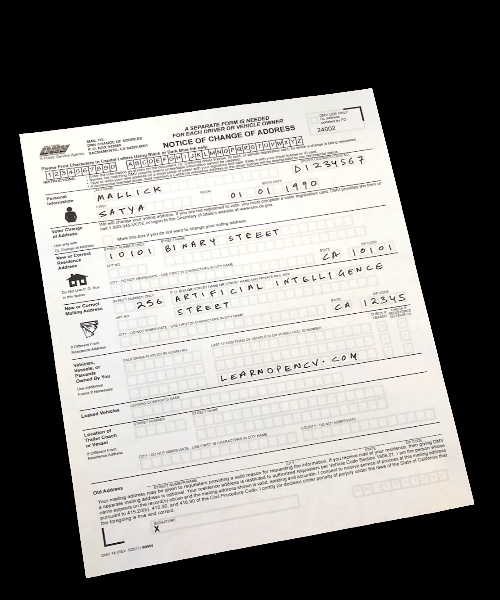
//> input picture result.png, 500 x 600 px
$ ./submission result.png   (built with g++ and OpenCV 4)
//> lines starting //> are read from the running program, lines starting //| are printed output that depends on the picture; after the words box and inside, x2 and y2 are one past the last pixel; in counts of white or black regions, pixels touching at a corner belong together
#include "opencv2/imgcodecs.hpp"
#include "opencv2/highgui.hpp"
#include "opencv2/imgproc.hpp"

#include <iostream>

using namespace std;
using namespace cv;

// Function prototypes
static void help();
static void on_mouse(int event, int x, int y, int flags, void* param);
static void getBinMask(const Mat& comMask, Mat& binMask);

class Interface
{
public:
    enum { NOT_SET = 0, IN_PROCESS = 1, SET = 2 };
    static const int radius = 2;
    static const int thickness = -1;

    void reset();
    void setImageAndWinName(const Mat& _image, const string& _winName);
    void showImage() const;
    void mouseClick(int event, int x, int y, int flags, void* param);
    int nextIter(const string& resultFilename);
    int getIterCount() const { return iterCount; }

private:
    void setRectInMask();
    void setLblsInMask(int flags, Point p, bool isPr);

    const string* winName;
    const Mat* image;
    Mat mask;
    Mat bgdModel, fgdModel;

    uchar rectState, lblsState, prLblsState;
    bool isInitialized;

    Rect rect;
    vector<Point> FG_PIXEL, BG_PIXEL, prFG_PIXEL, prBG_PIXEL;
    int iterCount;
};

// Global variable for value
int value = 0;

// Instructions
static void help()
{
    cout << "========================================================================"
        "\n Interactive Image Segmentation using GrabCut algorithm.\n "
        "This sample shows interactive image segmentation using grabcut algorithm.\n"
        "\nUSAGE :\n"
        "\t./grabcut <filename>\n"
        "README FIRST :\n"
        "\tSelect a rectangular area around the object you want to segment.\nThen press -n to segment the object (once or a few times)"
        "\nFor any finer touch-ups,  you can press any of the keys below and draw lines on"
        "\nthe areas you want. Then again press -n for updating the output.\n" <<
        "\nHot keys: \n"
        "\tESC - To Exit\n"
        "\tr - To reset the setup\n"
        "\tn - To update the segmentation\n"
        "\n"
        "\tKEY 0 - To select areas of sure background 1\n"
        "\tKEY 1 - To select areas of sure foreground 2\n"
        "\n"
        "\tKEY 2 - To select areas of probable background 3\n"
        "\tKEY 3 - To select areas of probable foreground 4\n"
        "=======================================================================" << endl;
}

void Interface::mouseClick(int event, int x, int y, int flags, void*)
{
    // Set labels for events and then push labels(IN_PROCESS) to mask
    switch (event)
    {
    case EVENT_LBUTTONDOWN:                          // set rect or GC_BGD(GC_FGD) labels
    {
        if (rectState == NOT_SET)
        {
            rectState = IN_PROCESS;
            rect = Rect(x, y, 1, 1);
        }
        if ((value == 1 || value == 2) && rectState == SET) // If it is sure area
            lblsState = IN_PROCESS;
        if ((value == 3 || value == 4) && rectState == SET) // Probable prFGD/prBGD
            prLblsState = IN_PROCESS;
    }
    break;

    case EVENT_LBUTTONUP:
        if (rectState == IN_PROCESS)
        {
            rect = Rect(Point(rect.x, rect.y), Point(x, y));
            rectState = SET;
            setRectInMask();
            CV_Assert(BG_PIXEL.empty() && FG_PIXEL.empty() && prBG_PIXEL.empty() && prFG_PIXEL.empty());
            showImage();
        }
        if (lblsState == IN_PROCESS)
        {
            setLblsInMask(flags, Point(x, y), false);
            lblsState = SET;
            showImage();
        }
        if (prLblsState == IN_PROCESS)
        {
            setLblsInMask(flags, Point(x, y), true);
            prLblsState = SET;
            showImage();
        }
        break;

    case EVENT_MOUSEMOVE:
        if (rectState == IN_PROCESS)
        {
            rect = Rect(Point(rect.x, rect.y), Point(x, y));
            CV_Assert(BG_PIXEL.empty() && FG_PIXEL.empty() && prBG_PIXEL.empty() && prFG_PIXEL.empty());
            showImage();
        }
        else if (lblsState == IN_PROCESS)
        {
            setLblsInMask(flags, Point(x, y), false);
            showImage();
        }
        else if (prLblsState == IN_PROCESS)
        {
            setLblsInMask(flags, Point(x, y), true);
            showImage();
        }
        break;
    }
}

static void on_mouse(int event, int x, int y, int flags, void* param)
{
    Interface* app = static_cast<Interface*>(param);
    app->mouseClick(event, x, y, flags, nullptr);
}

// Seting up Image
void Interface::setImageAndWinName(const Mat& _image, const string& _winName)
{
    if (_image.empty() || _winName.empty())
        return;
    image = &_image;
    winName = &_winName;
    mask.create(image->size(), CV_8UC1);
    reset();
}

void Interface::showImage() const
{
    if (image->empty() || winName->empty())
        return;

    Mat res;
    Mat binMask;
    if (!isInitialized)
        image->copyTo(res);               // Creating copy of Image to work with
    else
    {
        getBinMask(mask, binMask);
        image->copyTo(res, binMask);
    }

    // Define color variables
    Scalar BLUE(255, 0, 0);       // Blue color
    Scalar RED(0, 0, 255);        // Red color
    Scalar LIGHTBLUE(255, 255, 0); // Light blue color
    Scalar PINK(255, 0, 255);      // Pink color
    Scalar GREEN(0, 255, 0);       // Green color

    // Selecting colored Pixel for selected mouse events
    vector<Point>::const_iterator it;
    for (it = BG_PIXEL.begin(); it != BG_PIXEL.end(); ++it)
        circle(res, *it, radius, BLUE, thickness);
    for (it = FG_PIXEL.begin(); it != FG_PIXEL.end(); ++it)
        circle(res, *it, radius, RED, thickness);
    for (it = prBG_PIXEL.begin(); it != prBG_PIXEL.end(); ++it)
        circle(res, *it, radius, LIGHTBLUE, thickness);
    for (it = prFG_PIXEL.begin(); it != prFG_PIXEL.end(); ++it)
        circle(res, *it, radius, PINK, thickness);

    if (rectState == IN_PROCESS || rectState == SET)
        rectangle(res, Point(rect.x, rect.y), Point(rect.x + rect.width, rect.y + rect.height), GREEN, 2);

    imshow(*winName, res);
}

void Interface::setRectInMask()
{
    CV_Assert(!mask.empty());
    mask.setTo(GC_BGD);
    rect.x = max(0, rect.x);
    rect.y = max(0, rect.y);
    rect.width = min(rect.width, image->cols - rect.x);
    rect.height = min(rect.height, image->rows - rect.y);
    (mask(rect)).setTo(Scalar(GC_PR_FGD));
}

// Applying grabcut to selected areas by keys
// [32 lines left out: function setLblsInMask, not called in this run]

// Reset everything
void Interface::reset()
{
    if (!mask.empty())
        mask.setTo(Scalar::all(GC_BGD));
    BG_PIXEL.clear(); FG_PIXEL.clear();
    prBG_PIXEL.clear();  prFG_PIXEL.clear();

    isInitialized = false;
    rectState = NOT_SET;
    lblsState = NOT_SET;
    prLblsState = NOT_SET;
    iterCount = 0;
}

// Grabing image on each updation of foreground,background Labels ie (lblsState) or probable ...(prlblsState)
// [49 lines left out: functions nextIter, getBinMask, not called in this run]

int main(int argc, char** argv)
{
    // Reading file from command line

    Interface app; // Declare the app variable here

    cv::CommandLineParser parser(argc, argv, "{help h||}{@input||}");
    if (parser.has("help"))
    {
        help();
        return 0;
    }
    string filename = parser.get<string>("@input");

    if (filename.empty())
    {

        help();
        cout << "\n >Empty filename \n" "Call Program by :"
            "\t./grabcut <image_name>" << endl;
        return 0;
    }

    Mat image = imread(filename, 1);
//> image is the input picture: 600 rows x 500 cols, CV_8UC3; mean B, G, R 122.1, 124.8, 126.5
    if (image.empty())
    {
        cout << "\n >Couldn't read image filename " << filename << endl;
        return 1;
    }

    resize(image, image, Size(500, 600));

    help();

    const string winName = "image";
    namedWindow(winName, WINDOW_AUTOSIZE);
    setMouseCallback(winName, on_mouse, &app);
    app.setImageAndWinName(image, winName);
    app.showImage();


    // Key bindings
    for (;;)
    {
        char key = (char)waitKey(0);
//> the left mouse button is pressed at (125, 150)
//> the mouse is dragged to (250, 300)
//> the mouse is dragged to (375, 450)
//> in showImage (call 3), `rectangle(res, Point(rect.x, rect.y), Point(rect.x + rect.width, rect...`:
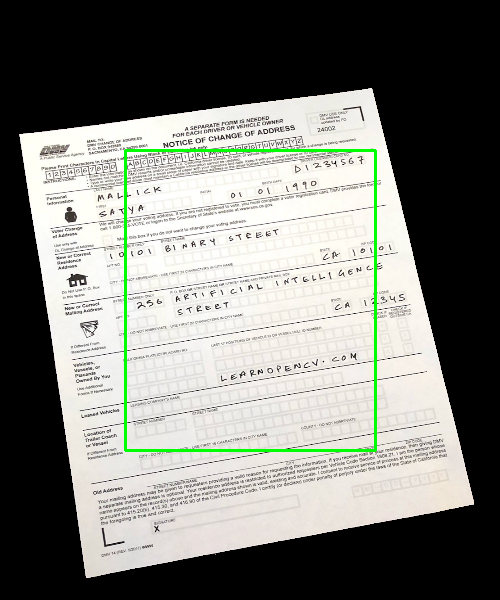
//> res: 600 rows x 500 cols, CV_8UC3; mean B, G, R 119.7, 125.1, 124
//> the button is released at (375, 450)
        switch (key)
        {
        case '0':                                   //BGD
            value = 1;
            cout << " Using BLUE color,  >mark background regions with left mouse button \n" << endl;

            break;
        case '1':                                   //FGD
            value = 2;
            cout << " Using RED color, >mark foreground regions with left mouse button \n" << endl;
            break;
        case '2':                                   //prBGD
            value = 3;
            cout << " Using LIGHTBLUE color, >mark probable Background regions with left mouse button \n" << endl;
            break;
        case '3':                                   //prFGD
            value = 4;
            cout << " Using PINK color, >mark probable foreground regions with left mouse button \n" << endl;
            break;
        case '\x1b':                                // Exit
            cout << "Exiting ..." << endl;
            goto exit_main;
        case 'r':                                   //Reset
            cout << "resetting \n" << endl;
            app.reset();
            app.showImage();
            break;

        case 'n':
            int iterCount = app.getIterCount();
            cout << iterCount + 1 << "> For finer touchups,  mark foreground and background after pressing keys 0-3 and again press n \n" << endl;
            int newIterCount = app.nextIter("result.png");
            if (newIterCount > iterCount)          // Counting Iteration for changes
            {
                app.showImage();

            }
            else
                cout << "rect must be determined>" << endl;
            break;
        }
        Mat grayImage = imread("result.png");
        cvtColor(grayImage, grayImage, COLOR_BGR2GRAY);
        Canny(grayImage, grayImage, 60, 100);
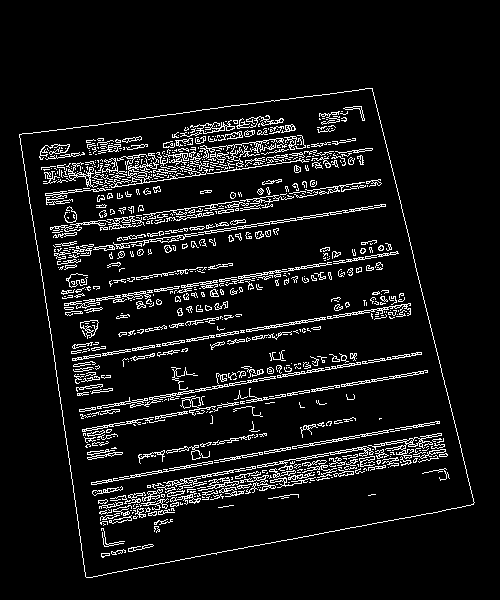
//> grayImage: 600 rows x 500 cols, CV_8UC1; 7.7% white in thin lines or dots, all inside (x1, y1, x2, y2) = (19, 88, 475, 578)
//> the Esc key is pressed
        imshow("grayImage", grayImage);


    }


exit_main:

    destroyWindow(winName);
    return 0;
}
